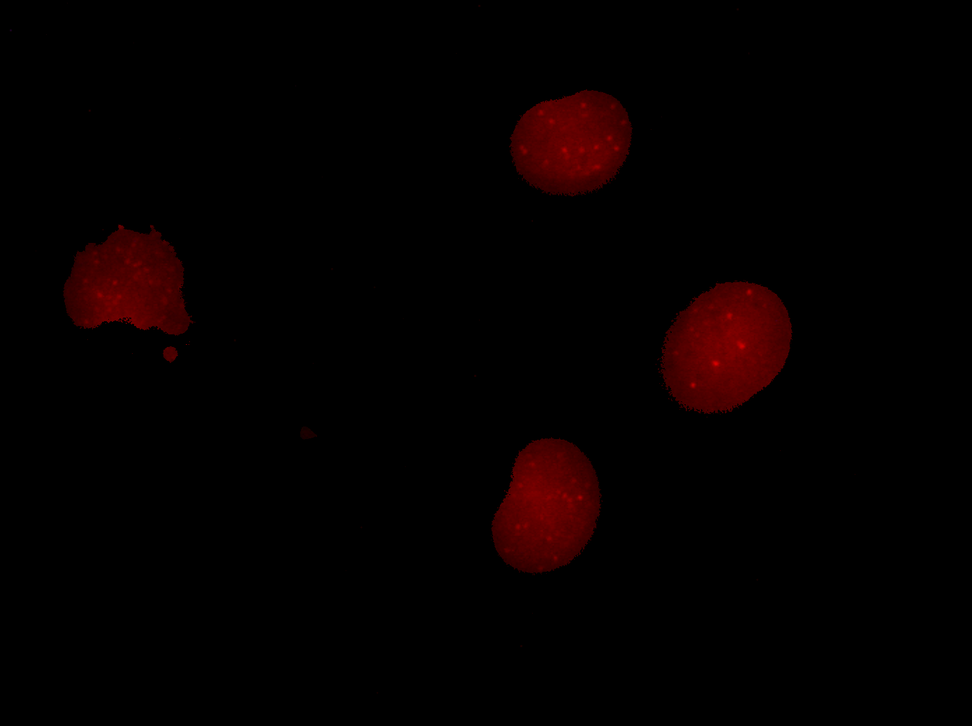
#> input picture output/test_masking/Li_on_red.png, 972 x 726 px, shrunk from 1392 x 1040 before the run
$ python PeakDetectionTest.py
#> lines starting #> are read from the running program, lines starting #| are printed output that depends on the picture
#!/usr/bin/env python3
# -*- coding: utf-8 -*-

import numpy as np
import matplotlib.pyplot as plt
from skimage import io

# ---- Settings ----
INPUT_IMG   = r"output/test_masking/Li_on_red.png"
AXIS        = 1          # 0 = Zeilensumme (horiz. Linien), 1 = Spaltensumme (vert. Linien)
SMOOTH_WIN  = 5          # 1 = keine Glättung
MIN_DISTANCE= 20         # Mindestabstand zwischen Peaks
OUT_CURVE   = "peaks_curve.png"
OUT_OVERLAY = "peaks_overlay.png"
# -------------------

def moving_average(x, w):
    if w <= 1: return x
    return np.convolve(x, np.ones(w)/w, mode="same")

def simple_peaks(y, min_distance=10):
    idx = [i for i in range(1, len(y)-1) if y[i] > y[i-1] and y[i] > y[i+1]]
    if min_distance and len(idx) > 1:
        keep = [idx[0]]
        for p in idx[1:]:
            if p - keep[-1] >= min_distance:
                keep.append(p)
        idx = keep
    return np.array(idx, dtype=int)

def profile_from_image(img, axis):
    # 2D: (H, W)
    if img.ndim == 2:
        return img.sum(axis=0) if axis == 1 else img.sum(axis=1)
    # 3D: (H, W, C) -> Spaltensumme = Summe über Zeilen UND Kanäle, übrig bleibt W
    #                    Zeilensumme = Summe über Spalten UND Kanäle, übrig bleibt H
    if img.ndim == 3:
        return img.sum(axis=(0, 2)) if axis == 1 else img.sum(axis=(1, 2))
    # fallback
    raise ValueError("Unerwartete Bildform.")

def main():
    img = io.imread(INPUT_IMG)
#> img is the input picture: shape (726, 972, 3); mean R, G, B 5.1, 0, 0
    print(f"Bildform: {img.shape}")
#| Bildform: (726, 972, 3)

    prof = profile_from_image(img, AXIS).astype(float)
#> prof = 972 values, max 20293 at index 550, min 0 at index 0, mean 3668.5
    smooth = moving_average(prof, SMOOTH_WIN)
#> smooth = 972 values, max 20048.4 at index 550, min 0 at index 0, mean 3668.5
    peaks = simple_peaks(smooth, MIN_DISTANCE)
#> in simple_peaks, `idx = [i for i in range(1, len(y)-1) if y[i] > y[i-1] and y[i] > y[i+1]]`: idx = [97, 119, 136, 166, 305, 375, 477, 550, 563, 717, 730, 736, 739]
#> in simple_peaks, `keep = [idx[0]]`: keep = [97]
#> the loop in simple_peaks, `for p in idx[1:]:` made 12 passes
#> p on passes 1 to 12: 119, 136, 166, 305, 375, 477, 550, 563, 717, 730, 736, 739
#> after the loop in simple_peaks, `for p in idx[1:]:`: keep = [97, 119, 166, 305, 375, 477, 550, 717, 739]
#> peaks = [97, 119, 166, 305, 375, 477, 550, 717, 739]

    # Kurvenplot
    x = np.arange(len(prof))
#> x = 972 values from 0 to 971
    plt.figure(figsize=(10,5))
    plt.plot(x, prof, label="Profil")
    plt.plot(x, smooth, label=f"Glättung={SMOOTH_WIN}")
    if peaks.size:
        plt.scatter(peaks, smooth[peaks], color="red", marker="x", s=50, label=f"Peaks n={len(peaks)}")
    plt.xlabel("Index"); plt.ylabel("Summe"); plt.legend(); plt.tight_layout()
    plt.savefig(OUT_CURVE, dpi=150); plt.close()
#> after `plt.savefig(OUT_CURVE, dpi=150)`:
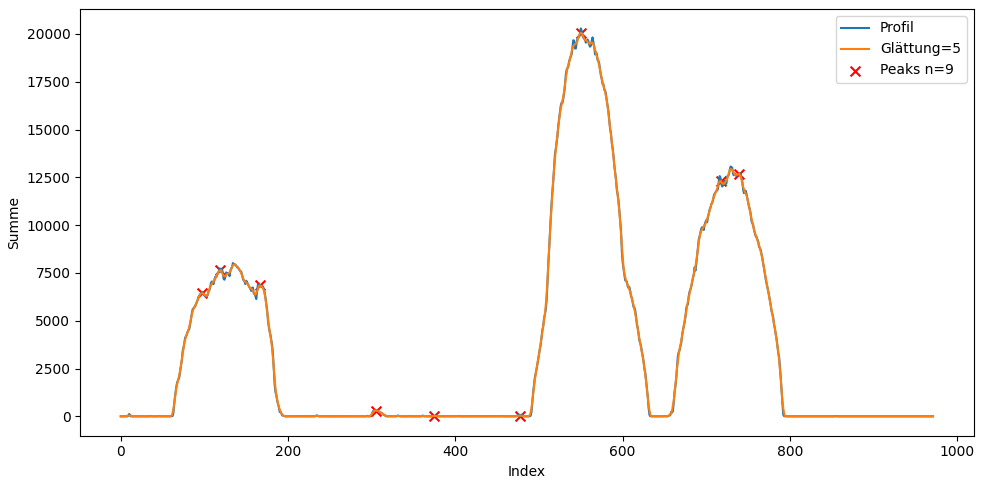
#> figure drawn by matplotlib, 1 panel; curve peaks at x = 550, y = 20293; curve peaks at x = 550, y = 20048.4
    print(f"Kurvenplot gespeichert: {OUT_CURVE}")

    # Overlay auf dem Originalbild (unverändert)
    plt.figure(figsize=(10,6))
    plt.imshow(img)
    if peaks.size:
        if AXIS == 1:     # Spaltensumme -> vertikale Linien (x in [0..W-1])
            for p in peaks: plt.axvline(p, color="cyan", linestyle="--", linewidth=1.2)
#> this loop made 9 passes
        else:             # Zeilensumme -> horizontale Linien (y in [0..H-1])
            for p in peaks: plt.axhline(p, color="cyan", linestyle="--", linewidth=1.2)
    plt.title("Peaks (Originalbild, unverändert)")
    plt.axis("off"); plt.tight_layout()
    plt.savefig(OUT_OVERLAY, dpi=150); plt.show()
#> after `plt.savefig(OUT_OVERLAY, dpi=150)`:
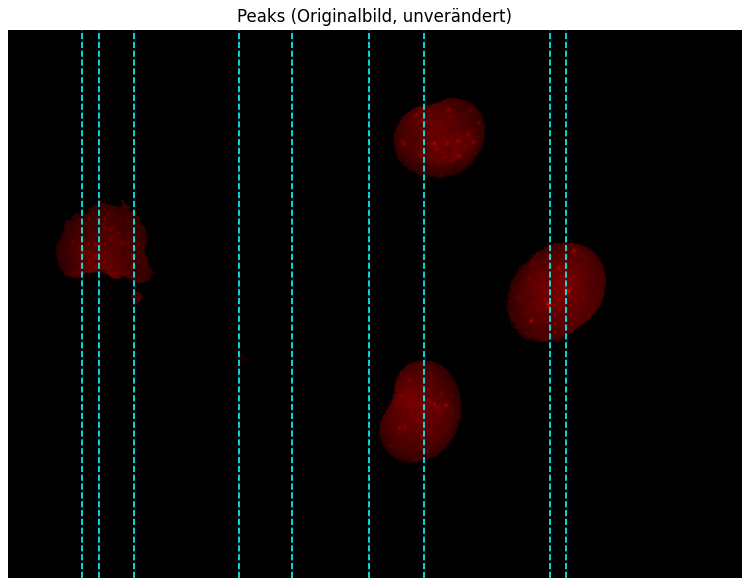
#> figure drawn by matplotlib, 1 panel
    print(f"Overlay gespeichert: {OUT_OVERLAY}")

if __name__ == "__main__":
    main()

$ run again, with output/test_masking/1_Red.png copied over output/test_masking/Li_on_red.png
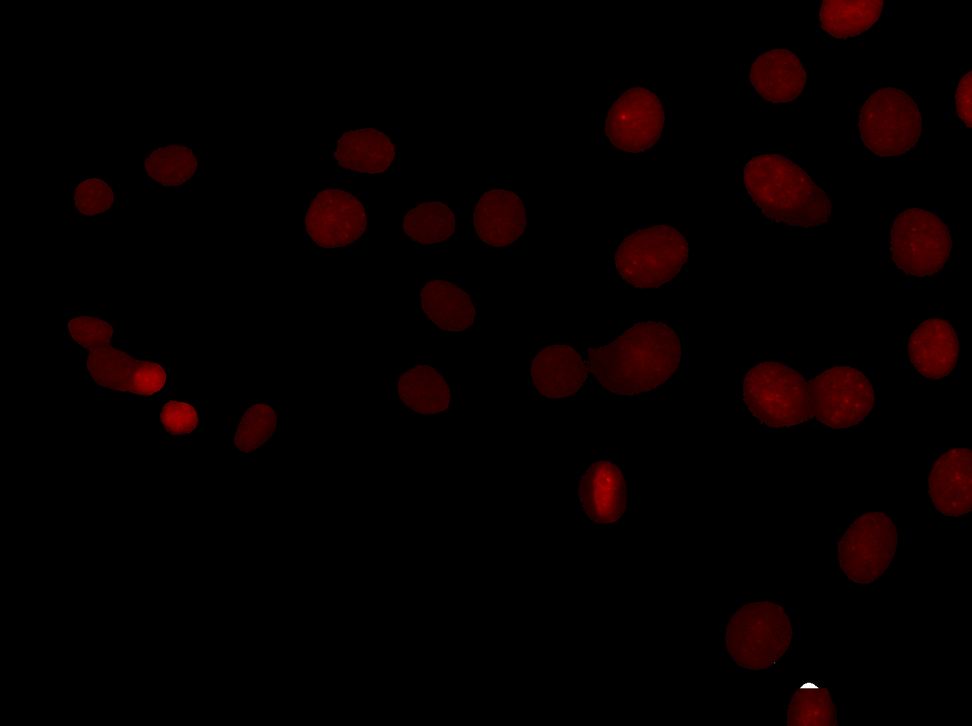
#> input picture output/test_masking/1_Red.png, 972 x 726 px, shrunk from 1392 x 1040 before the run
#> in main, img is the input picture: shape (726, 972, 3); mean R, G, B 5.9, 0, 0
#| Bildform: (726, 972, 3)
#> prof = 972 values, max 14981 at index 770, min 0 at index 0, mean 4340.9
#> smooth = 972 values, max 14900.6 at index 769, min 0 at index 0, mean 4336
#> in simple_peaks, `idx = [i for i in range(1, len(y)-1) if y[i] > y[i-1] and y[i] > y[i+1]]`: idx = 26 values from 94 to 968
#> in simple_peaks, `keep = [idx[0]]`: keep = [94]
#> the loop in simple_peaks, `for p in idx[1:]:` made 25 passes
#> p on passes 1 to 8: 122, 154, 177, 252, 327, 346, 371, 433
#> after the loop in simple_peaks, `for p in idx[1:]:`: keep = [94, 122, 154, 177, 252, 327, 371, 433, 493, 550, 608, 640, 769, 805, 827, 851, 893, 916, 938, 968]
#> in simple_peaks, `idx = keep`: idx has the same summary as keep
#> peaks = 20 values from 94 to 968
#> x = 972 values from 0 to 971
#> in main, `plt.savefig(OUT_CURVE, dpi=150)`:
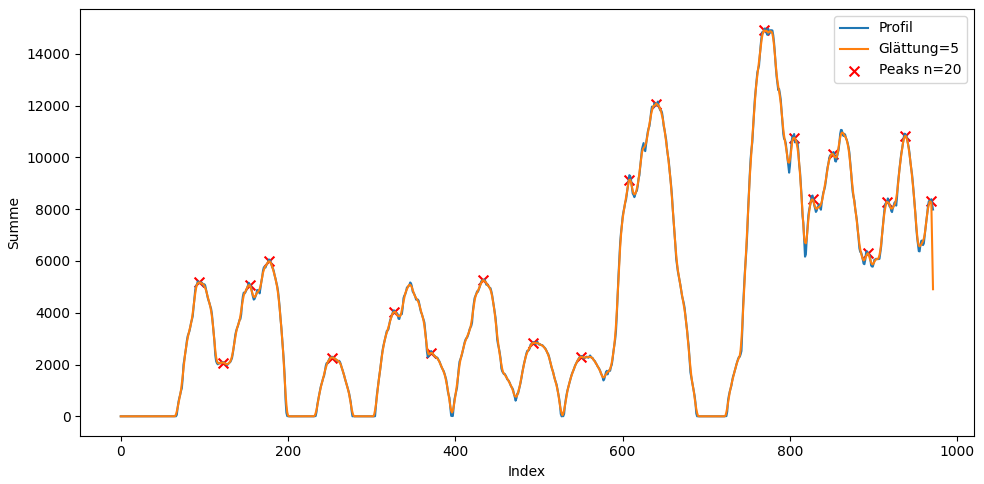
#> figure drawn by matplotlib, 1 panel; curve peaks at x = 770, y = 14981; curve peaks at x = 769, y = 14900.6
#> the loop in main, `for p in peaks: plt.axvline(p, color="cyan", linestyle="--", linewidth..` made 20 passes
#> in main, `plt.savefig(OUT_OVERLAY, dpi=150)`:
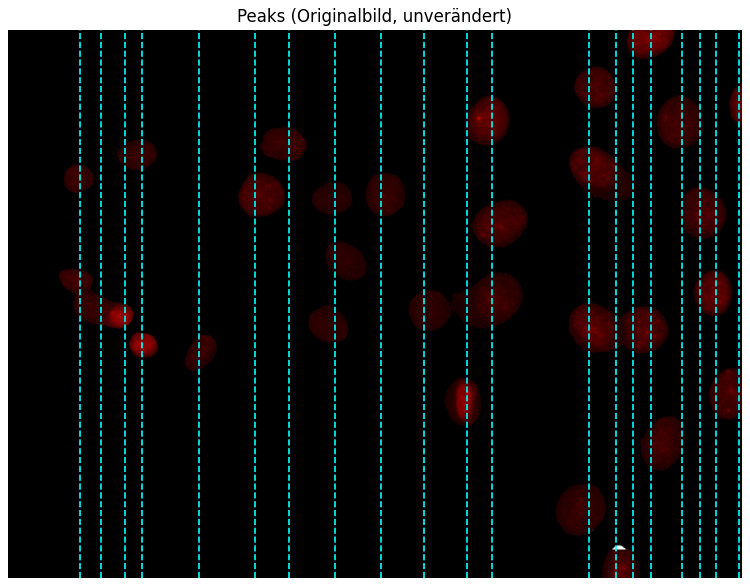
#> figure drawn by matplotlib, 1 panel
